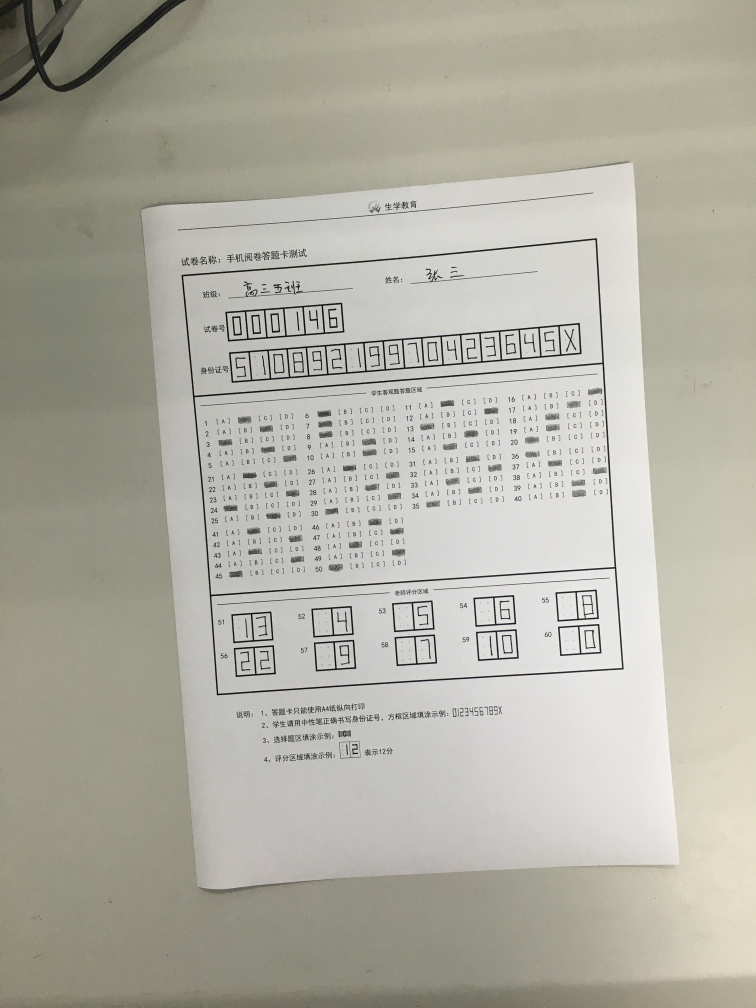
#> input picture py/test.jpg, 3024 x 4032 px (shown at 1/4 size)
$ python -i card.py   (imports and definitions only)   (older library calls are emulated)
#> lines starting #> are read from the running program, lines starting #| are printed output that depends on the picture; after the words box and inside, x2 and y2 are one past the last pixel; in counts of white or black regions, pixels touching at a corner belong together
import cv2
import json
import matplotlib.pyplot as plt
import imutils
from imutils.perspective import four_point_transform
import json

def main(path):
#> called with path = 'test.jpg'
	image = cv2.imread(path)
#> image is the input picture: shape (4032, 3024, 3); mean B, G, R 163.2, 175, 176.9
	gray = cv2.cvtColor(image, cv2.COLOR_BGR2GRAY)
	blurred = cv2.GaussianBlur(gray, (3, 3), 0)
	blurred = cv2.adaptiveThreshold(blurred,255,cv2.ADAPTIVE_THRESH_MEAN_C,cv2.THRESH_BINARY,51,2)
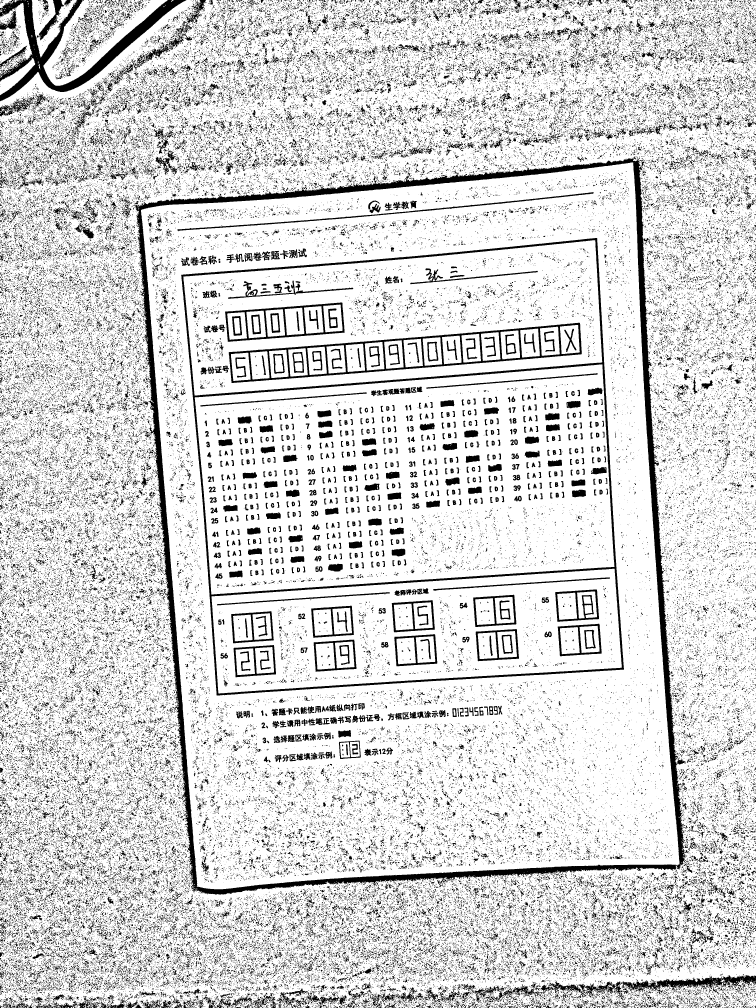
#> blurred: shape (4032, 3024) (shown at 1/4 size); 83.7% white; 107875 black regions (92921 under 20 px), largest, box (x1, y1, x2, y2) and area: (541, 626, 2743, 3580) 209368, (725, 952, 2496, 2782) 79166, (0, 0, 745, 405) 51083
	blurred = cv2.copyMakeBorder(blurred,5,5,5,5,cv2.BORDER_CONSTANT,value=(255,255,255))
#> blurred: shape (4042, 3034); 83.8% white; 107875 black regions (92921 under 20 px), largest, box (x1, y1, x2, y2) and area: (546, 631, 2748, 3585) 209368, (730, 957, 2501, 2787) 79166, (5, 5, 750, 410) 51083
	edged = cv2.Canny(blurred, 10, 100)
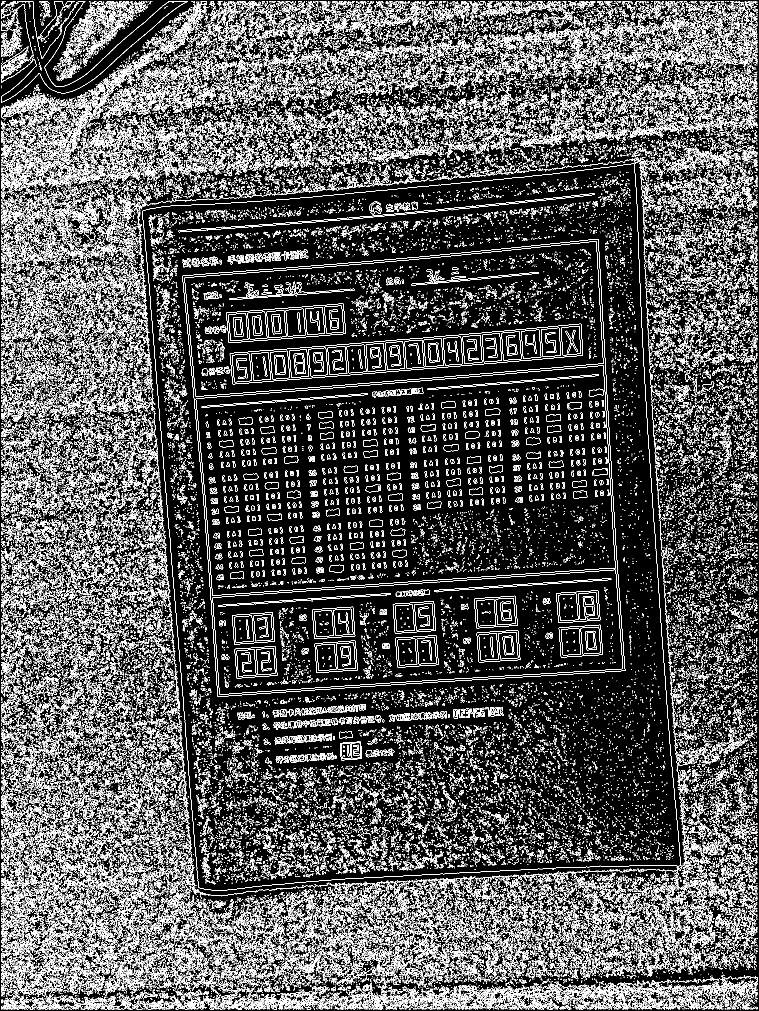
#> edged: shape (4042, 3034) (shown at 1/4 size); 10.6% white in thin lines or dots
	cnts = cv2.findContours(edged, cv2.RETR_EXTERNAL,cv2.CHAIN_APPROX_SIMPLE)
#> cnts = 154313 contours
	cnts = cnts[0] if imutils.is_cv2() else cnts[1]
	docCnt = None
	docCnt1 = None
	ss = 0
	if len(cnts) > 0:
	    cnts = sorted(cnts, key=cv2.contourArea, reverse=True)
	    for c in cnts:
	        peri = cv2.arcLength(c, True)
	        approx = cv2.approxPolyDP(c, 0.02 * peri, True)
	        if len(approx) == 4 and ss <= 1:
	            ss = ss + 1
	            if ss == 1:
	                docCnt = approx
	            else:
	                docCnt1 = approx
	        elif ss > 1:
	            break
#> this loop made 3 passes
#> (peri, ss, docCnt) on pass 1: (6914.6, 1, [[2393, 957], [729, 1105], [871, 2786], [2500, 2683]])
#> (peri, ss, docCnt1) on pass 2: (306.5, 2, [[1442, 2967], [1362, 2972], [1365, 3040], [1447, 3034]])
#> after the loop, ss = 2
	elif len(cnts)<=0:
		#print("答题卡不符合规范，清重新扫描\n")
		return json.dumps({"status":0, "msg":"答题卡不符合规范，清重新扫描\n"})


	newimage = image.copy()
	for i in docCnt:
		cv2.circle(newimage, (i[0][0],i[0][1]), 50, (255, 0, 0), -1)
#> this loop made 4 passes
#> i on passes 1 to 4: [[2393, 957]], [[729, 1105]], [[871, 2786]], [[2500, 2683]]

	for i in docCnt1:
		cv2.circle(newimage, (i[0][0],i[0][1]), 50, (255, 0, 0), -1)
#> this loop made 4 passes
#> i on passes 1 to 4: [[1442, 2967]], [[1362, 2972]], [[1365, 3040]], [[1447, 3034]]
	# cv2.imwrite('./22.jpg', newimage)
	# return
	rs = {}
	rs['admin'] = check_admission_ticket(image,gray,docCnt1)
	rs['data'] = check_choice_question(image,gray,docCnt)  #答题区域
	#print({"status":1, "data":rs})
	return json.dumps({"status":1, "data":rs})

def check_admission_ticket(image,gray,docCnt):
	paper = four_point_transform(image, docCnt.reshape(4, 2))
	warped = four_point_transform(gray, docCnt.reshape(4, 2))
	thresh=cv2.adaptiveThreshold(warped,255,cv2.ADAPTIVE_THRESH_MEAN_C,cv2.THRESH_BINARY,53,2)
#> thresh: shape (68, 82); 73.8% white; 7 black regions (1 under 20 px), largest, box (x1, y1, x2, y2) and area: (0, 0, 78, 64) 639, (45, 7, 68, 49) 500, (21, 6, 28, 50) 223, (5, 7, 11, 15) 36, (6, 24, 11, 33) 32, (6, 43, 10, 50) 25
	width1 = 1140
	height1 = 1040
	thresh = cv2.resize(thresh, (width1, height1), cv2.INTER_LANCZOS4)
#> thresh: shape (1040, 1140)
	paper = cv2.resize(paper, (width1, height1), cv2.INTER_LANCZOS4)
#> paper: shape (1040, 1140, 3)
	#warped = cv2.resize(warped, (width1, height1), cv2.INTER_LANCZOS4)
	#均值滤波
	ChQImg = cv2.blur(thresh, (23, 23))
	ChQImg = cv2.threshold(ChQImg, 100, 225, cv2.THRESH_BINARY)[1]
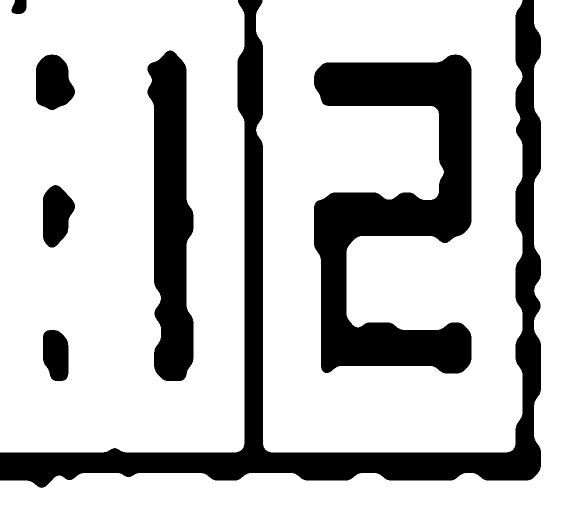
#> ChQImg: shape (1040, 1140) (shown at 1/2 size); values 0 (black) and 225 (white), 76.2% white; 7 black regions
	cnts = cv2.findContours(ChQImg, cv2.RETR_TREE, cv2.CHAIN_APPROX_SIMPLE)
#> cnts = 8 contours; box (x1, y1, x2, y2) and area: (512, 0, 1045, 905) 462322, (0, 0, 489, 905) 438272, (0, 0, 1140, 1040) 157646, (627, 108, 944, 748) 100744, (294, 100, 388, 763) 44463, (71, 108, 151, 221) 6770, (85, 369, 151, 496) 5918, (85, 659, 138, 763) 4550
	cnts = cnts[0] if imutils.is_cv2() else cnts[1]
	Answer = []
	for c in cnts:
	      (x, y, w, h) = cv2.boundingRect(c)
	      if w > 62 and w < 108 and h > 18 and h < 45 and y>235 and y<1006:
	            M = cv2.moments(c)
	            cX = int(M["m10"] / M["m00"])
	            cY = int(M["m01"] / M["m00"])
	            cv2.drawContours(paper, c, -1, (0, 0, 255), 5, lineType=0)
	            cv2.circle(paper, (cX, cY), 7, (255, 255, 255), -1)
	            Answer.append((cX, cY))
#> this loop made 8 passes
#> (x, y, w, h) on passes 1 to 8: (0, 0, 1140, 1040), (512, 0, 533, 905), (627, 108, 317, 640), (0, 0, 489, 905), (85, 659, 53, 104), (85, 369, 66, 127), (71, 108, 80, 113), (294, 100, 94, 663)
#> after the loop, Answer = []
	#cv2.imwrite('/usr/www/scrapy/py/88.jpg', paper)
	xt1 = [17, 140, 269, 396, 521, 649, 772, 900, 1024, 1129]
	yt1 = [231, 311, 390, 473, 554, 635, 715, 793, 873, 953, 1016]
	IDAnswer = {}
	for i in Answer:
	    for j in range(0,len(xt1)-1):
	        if i[0]>xt1[j] and i[0]<xt1[j+1]:
	            for k in range(0,len(yt1)-1):
	                if i[1]>yt1[k] and i[1]<yt1[k+1]:
	                    #rs = judge1(j,k)
	                    if j in IDAnswer:
	                    	#print(int(j)+1, "项学号选了多个值\n")
	                    	if int(k) < int(IDAnswer[j]):  #选了多选 取最大的数字
	                    	    continue
	                    	IDAnswer[j] = k
	                    else:
	                    	IDAnswer[j] = k
#> this loop made 0 passes
#> after the loop, IDAnswer = 0 items

	result = ""
	for key in range(0, 9): #没写的默认为x
		if key not in IDAnswer:
			result = result+"x"
			continue
		result = result + str(IDAnswer[key])
#> after the loop, result = 'xxxxxxxxx'
	return result


def check_choice_question(image,gray,docCnt):
	paper = four_point_transform(image, docCnt.reshape(4, 2))
#> paper: shape (1729, 1670, 3)
	warped = four_point_transform(gray, docCnt.reshape(4, 2))
#> warped: shape (1729, 1670)
	thresh=cv2.adaptiveThreshold(warped,255,cv2.ADAPTIVE_THRESH_MEAN_C,cv2.THRESH_BINARY,53,2)
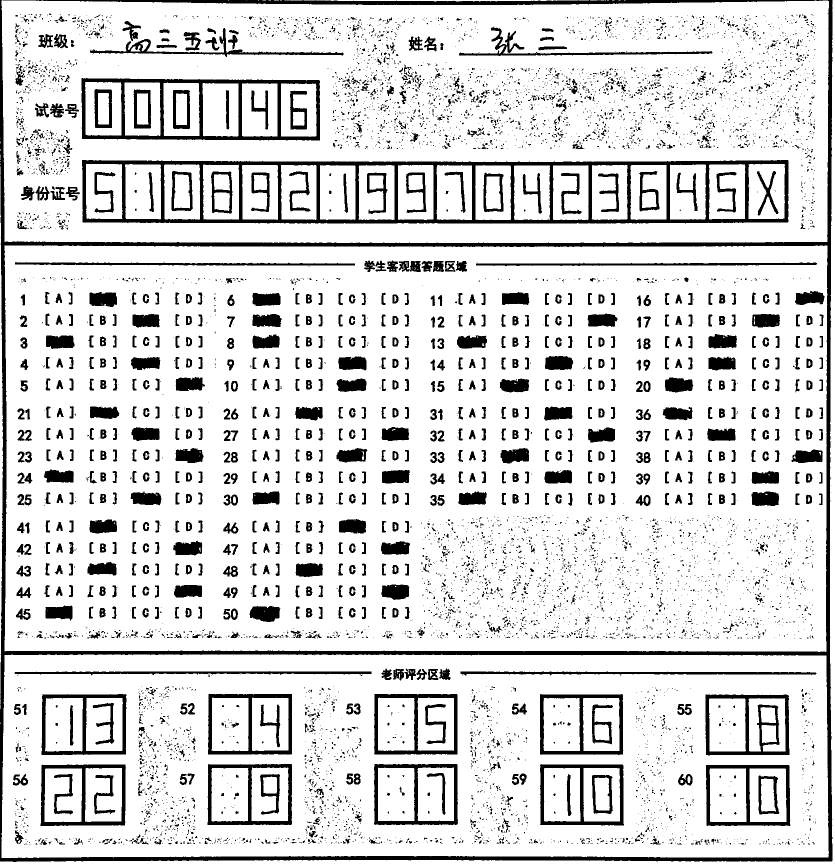
#> thresh: shape (1729, 1670) (shown at 1/2 size); 85.3% white; 8026 black regions (6888 under 20 px), largest, box (x1, y1, x2, y2) and area: (0, 0, 1665, 1724) 71403, (164, 320, 1577, 447) 35224, (163, 156, 640, 281) 12282
	width1 = 2400
	height1 = 2800
	thresh = cv2.resize(thresh, (width1, height1), cv2.INTER_LANCZOS4)
#> thresh: shape (2800, 2400)
	paper = cv2.resize(paper, (width1, height1), cv2.INTER_LANCZOS4)
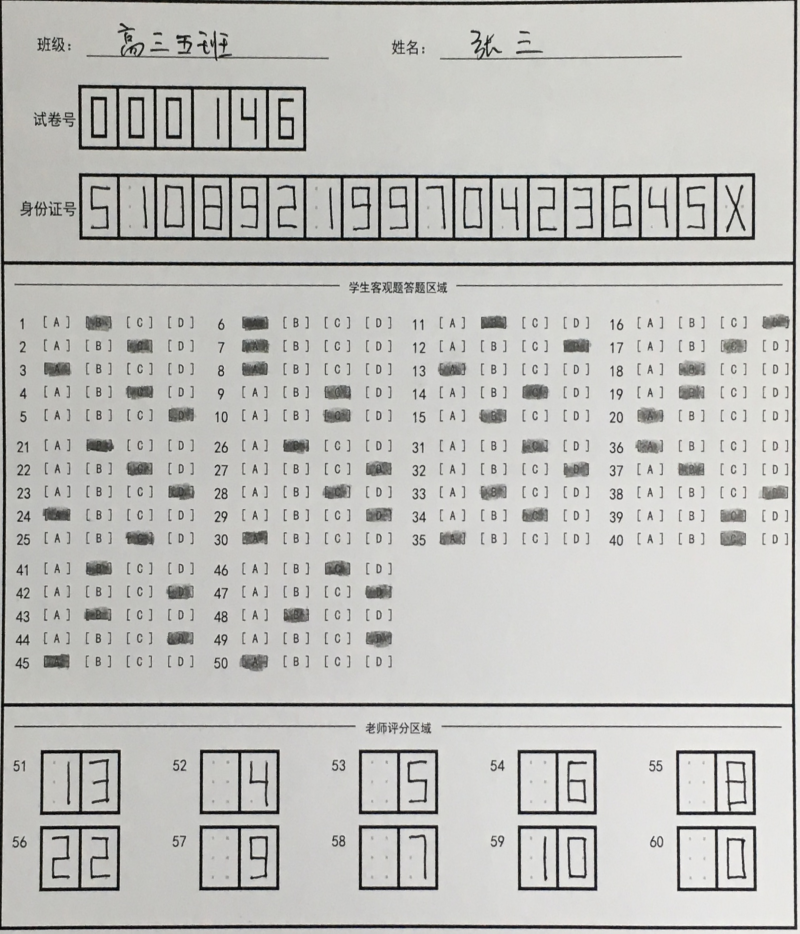
#> paper: shape (2800, 2400, 3) (shown at 1/3 size); mean B, G, R 188, 191.3, 191.5
	#warped = cv2.resize(warped, (width1, height1), cv2.INTER_LANCZOS4)
	ChQImg = cv2.blur(thresh, (23, 23))
#> ChQImg: shape (2800, 2400)
	ChQImg = cv2.threshold(ChQImg, 100, 225, cv2.THRESH_BINARY)[1]
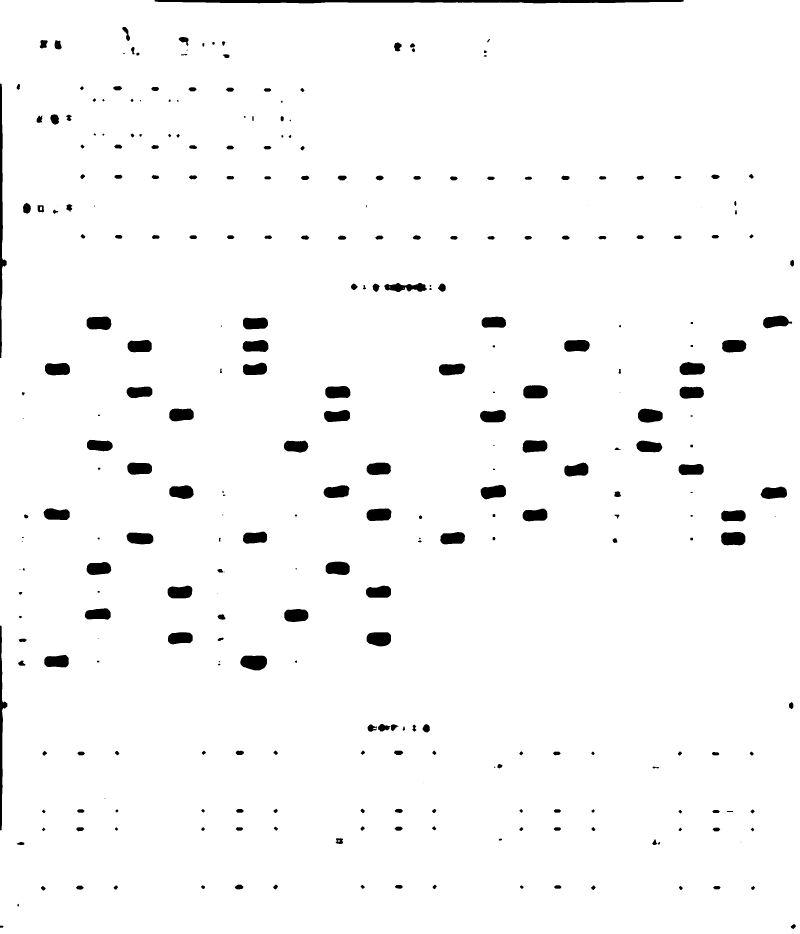
#> ChQImg: shape (2800, 2400) (shown at 1/3 size); values 0 (black) and 225 (white), 97.4% white; 305 black regions (29 under 20 px)
	cnts = cv2.findContours(ChQImg, cv2.RETR_TREE, cv2.CHAIN_APPROX_SIMPLE)
#> cnts = 307 contours, 28 with area under 20; largest, box (x1, y1, x2, y2) and area: (0, 0, 2400, 2800) 6692266, (720, 1966, 802, 2012) 3033, (1099, 1896, 1174, 1940) 2714, (2162, 1595, 2237, 1637) 2680, (259, 949, 335, 991) 2664
	cnts = cnts[0] if imutils.is_cv2() else cnts[1]
	Answer = []
	for c in cnts:
	      (x, y, w, h) = cv2.boundingRect(c)
	      if w > 50 and h > 16 and y>75 and y<2730:
	            M = cv2.moments(c)
	            cX = int(M["m10"] / M["m00"])
	            cY = int(M["m01"] / M["m00"])
	            cv2.drawContours(paper, c, -1, (0, 0, 255), 5, lineType=0)
	            cv2.circle(paper, (cX, cY), 7, (255, 255, 255), -1)
	            Answer.append((cX, cY))
#> this loop made 307 passes
#> (x, y, w, h, cX, cY) on passes 90, 91, 95, 96, 99, 100, 104, 105, 111, 112, 122, 123: (720, 1966, 82, 46, 761, 1986), (132, 1964, 75, 39, 170, 1983), (1099, 1896, 75, 44, 1137, 1916), (503, 1896, 76, 38, 540, 1913), (852, 1826, 74, 41, 888, 1845), (253, 1824, 80, 36, 294, 1842), (1097, 1756, 77, 38, 1136, 1775), (502, 1756, 76, 40, 539, 1776), (259, 1685, 76, 41, 295, 1705), (976, 1684, 74, 42, 1013, 1704), (379, 1597, 82, 37, 419, 1614), (2162, 1595, 75, 42, 2199, 1615)
#> (x, y, w, h) on passes 1 to 6: (0, 0, 2400, 2800), (2371, 2771, 18, 17), (51, 2710, 7, 11), (2252, 2657, 14, 14), (2139, 2657, 24, 12), (2036, 2657, 13, 14)
#> after the loop, Answer = 51 pairs, first value 169 to 2327, second value 861 to 1986

	#cv2.imwrite('/usr/www/scrapy/py/77.jpg', paper)
	xt1 = [15, 120, 225, 330, 435, 645, 747, 852, 954, 1059, 1260, 1365, 1470, 1572, 1674, 1878, 1983, 2088, 2190, 2295, 2376]
	yt1 = [96, 192, 270, 351,429, 627, 735, 819, 900, 978, 1176, 1290, 1374, 1452, 1533, 1725, 1836, 1920, 1998, 2079, 2274, 2385, 2469, 2550, 2631, 2730]
	IDAnswer = {}
	for i in Answer:
	    for j in range(0,len(xt1)-1):
	        if i[0]>xt1[j] and i[0]<xt1[j+1]:
	            for k in range(0,len(yt1)-1):
	                if i[1]>yt1[k] and i[1]<yt1[k+1]:
	                    rs = judge0(j,k)
	                    if rs[1] == "":
	                    	#print("存在题号太宽的情况，即为无效值\n")
	                    	continue
	                    if rs[0] in IDAnswer:
	                    	IDAnswer[rs[0]].append(rs[1])
	                    	IDAnswer[rs[0]].sort()
	                    else:
	                    	IDAnswer[rs[0]] = []
	                    	IDAnswer[rs[0]].append(rs[1])
#> this loop made 51 passes
#> i on passes 1 to 12: (761, 1986), (170, 1983), (1137, 1916), (540, 1913), (888, 1845), (294, 1842), (1136, 1775), (539, 1776), (295, 1705), (1013, 1704), (419, 1614), (2199, 1615)
#> after the loop, IDAnswer = 34 items

	result = {}
	for key in range(1, 100+1): #没写的自然就定为：题号：空
		if key not in IDAnswer:
			result[key] = ""
			continue
		result[key] = IDAnswer[key]
#> after the loop, result = 100 items
	return result


#题号
def judgex0(x):
    if (x / 5 < 1):
        return  x + 1
    elif x / 5 < 2 and x/5>=1:
        return x % 5 + 5 + 1
    elif x / 5 < 3 and x/5>=2:
 	    return x % 5 + 10 + 1
    else:
        return x % 5 + 15 + 1

def judgey0(y):
    if(y%5==1):
        return 'A'
    elif(y%5==2):
        return 'B'
    elif(y%5==3):
        return 'C'
    elif(y%5==4):
        return 'D'
    elif(y%5==0):  #如果是题号 返回空
        return ''

def judge0(x,y):
    if y/5<1 :
        #print(judgey0(y))
        return (judgex0(x),judgey0(y))
    elif y/5<2 and y/5>=1:
        #print(judgey0(y)+5)
        return (judgex0(x)+20,judgey0(y))
    elif y/5<3 and y/5>=2:
        # print(judgey0(y)+10)
        return (judgex0(x)+40,judgey0(y))
    elif y/5<4 and y/5>=3:
        # print(judgey0(y)+10)
        return (judgex0(x)+60,judgey0(y))
    else:
        #print(judgey0(y)+15)
        return (judgex0(x)+80,judgey0(y))


#if __name__ == "__main__":
#	main()

>>> result = main('test.jpg')
